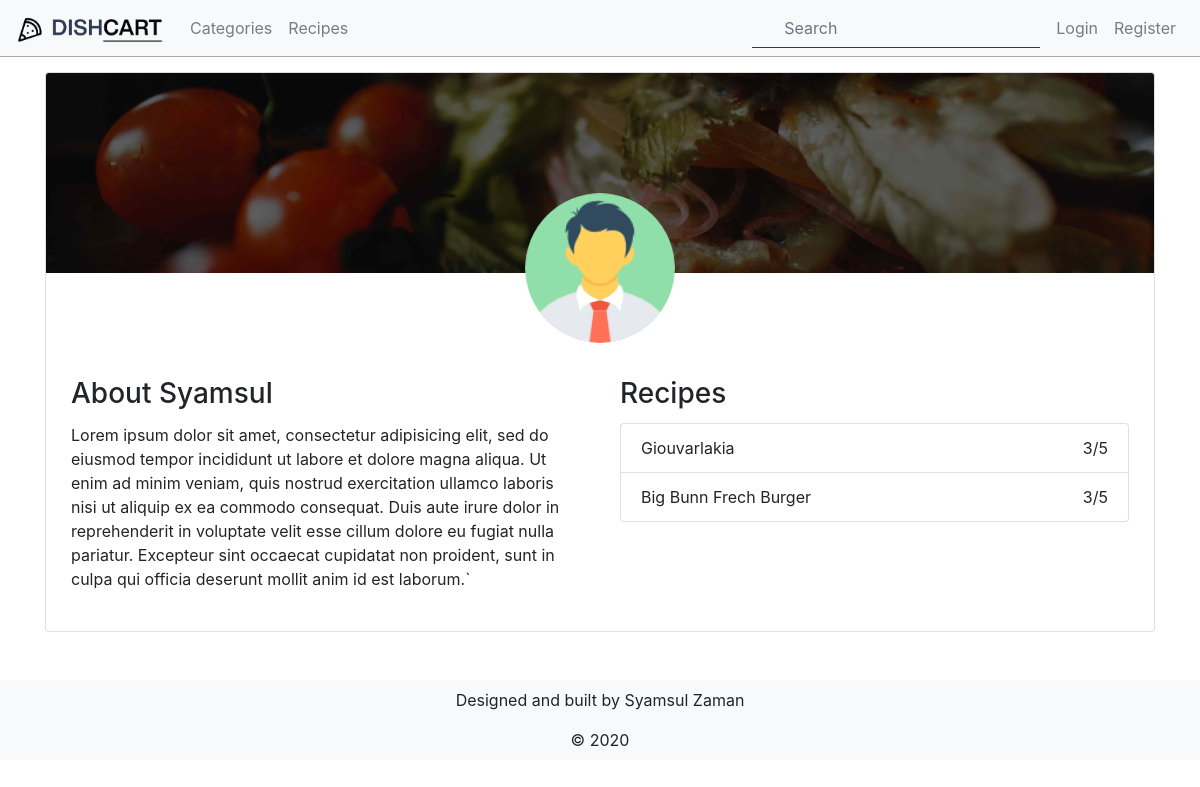
Page /user/detail/2 on the committed database.
### tables this page shows
CREATE TABLE `users` (
  `id` int(11) NOT NULL,
  `username` varchar(150) NOT NULL,
  `first_name` varchar(150) NOT NULL,
  `last_name` varchar(150) NOT NULL,
  `email` varchar(150) NOT NULL,
  `password` varchar(150) NOT NULL,
  `access_control_level` text DEFAULT NULL,
  `profile_picture` varchar(50) NOT NULL DEFAULT 'default.png',
  `cover_picture` varchar(150) DEFAULT 'default-cover.jpg',
  `about` text DEFAULT NULL,
  `deleted` int(11) DEFAULT 0,
  `created_at` date NOT NULL DEFAULT current_timestamp(),
  `updated_at` date NOT NULL DEFAULT current_timestamp()
);

CREATE TABLE `recipes` (
  `id` int(11) NOT NULL,
  `image` varchar(50) NOT NULL DEFAULT 'default-recipe.jpg',
  `name` varchar(150) NOT NULL,
  `user_id` int(11) NOT NULL,
  `category` varchar(20) NOT NULL,
  `instruction` text NOT NULL,
  `created_at` date NOT NULL DEFAULT current_timestamp(),
  `updated_at` date NOT NULL DEFAULT current_timestamp()
);

### app/controllers/UserController.php (called while the page is built, shortened)
<?php
class UserController extends Controller {
  public function detailAction($id) {
    $user = $this->UsersModel->getUserInfo($id);
    $this->view->user = $user;
  	$this->view->render('user/detail');
  }
}
?>

### index.php (called while the page is built, shortened)
<?php
	$url = isset($_SERVER['PATH_INFO']) ? explode('/', ltrim($_SERVER["PATH_INFO"], "/")) : [];
  Router::route($url);
 ?>

### core/Database.php (called while the page is built, shortened)
<?php
class Database {
	private $_pdo, $_query, $_error = false, $_result, $_count = 0, $_lastInsertID = null;
	private function __construct() {
		try {
			$this->_pdo = new PDO('mysql:host='.DB_HOST.';dbname='.DB_NAME.';',DB_USERNAME, DB_PASSWORD);
			$this->_pdo->setAttribute(PDO::ATTR_ERRMODE, PDO::ERRMODE_EXCEPTION);
			$this->_pdo->setAttribute(PDO::ATTR_EMULATE_PREPARES, false);
		} catch (PDOException $e) {
			die($e->getMessage());
		}
	}
  public function query($sql, $params = [], $class = []) {
    if ($this->_query = $this->_pdo->prepare($sql)) {
      if ($this->_query->execute()) {
      	if ($class) {
          $this->_result = $this->_query->fetchAll(PDO::FETCH_CLASS, $class);
      	} else {
	        $this->_result = $this->_query->fetchAll(PDO::FETCH_OBJ);
      	}
      } else {
        $this->_error = true;
      }
    }
    return $this;
  }
}
?>

### core/Model.php (called while the page is built, shortened)
<?php
class Model {
	protected $_db, $_table, $_modelName, $_softDelete = false, $_validates = true, $_validationErrors = [];
	public function __construct($table) {
		$this->_db = Database::getInstance();
	}
  public function query($sql, $bind = []) {
  	return $this->_db->query($sql, $bind);
  }
}
?>

### app/models/Users.php (called while the page is built, shortened)
<?php
	class Users extends Model {
    public function getUserInfo($id) {
      $sql = "
      SELECT
        users.*,
        recipes.*
      FROM
        users
      LEFT JOIN recipes ON recipes.user_id = users.id
      WHERE users.id = ". $id . "";
      return $this->query($sql)->results();
    }
	}
 ?>

### app/views/user/detail.php (the view, shortened to what this page needs)
<section id="chef-detail" class="">
  <div class="card chef-detail-card position-relative">
    <img class="card-img-top profile-cover-picture position-relative mb-5" src="<?= PROJECT_ROOT; ?>uploads/<?= $this->user[0]->cover_picture; ?>" alt="">
    <img class="profile-picture position-absolute" alt="" src="<?= PROJECT_ROOT; ?>uploads/<?= $this->user[0]->profile_picture; ?>" >
    <div class="card-body position-relative row mt-3">
      <div class="card-body col-xs-12 col-md-6">
      <h3 class="card-title">About <?= $this->user[0]->first_name; ?></h3>
        <p class="card-text">
           <?= $this->user[0]->about; ?>`
        </p>
      </div>
      <div class="card-body col-xs-12 col-md-6">
        <h3 class="card-title">Recipes</h3>
          <ul class="list-group">
          <?php foreach($this->user as $user_recipe): ?>
            <li class="list-group-item d-flex justify-content-between align-items-center">
              <?= $user_recipe->name; ?>
                <div class="d-flex align-items-center">
                  <span class="ml-2">3/5</span>
                </div>
            </li>
           <?php endforeach; ?>
          </ul>
      </div>
      </div>
    </div>
  </div>

### public/css/app.css (style rules this page uses)
:root { --softWhite: #fff; --darkGray: gray; }
* { margin:0; padding:0; }
html { height: 100%; }
body { background-color: var(--softWhite); display: flex; flex-direction: column; min-height: 100%; }
.profile-cover-picture { filter: brightness(40%); }
.profile-picture { width:150px; height:150px; padding:0; margin:0 auto; left:0; right:0; top:120px; bottom:0; border-radius: 50%; object-fit:cover; }
.chef-detail-card { position:relative; }
.card-img-top { max-height: 200px; object-fit: cover; }

### rows in the picture
users: cover_picture (placeholder picture), profile_picture (placeholder picture), first_name "Syamsul", about "Lorem ipsum dolor sit amet, consectetur adipisicing elit, sed do eiusmod tempor incididunt ut labore et dolore magna aliqua. Ut enim ad minim veniam, quis nostrud exercitation ullamco laboris nisi ut aliquip ex ea commodo consequat. Duis aute irure dolor in reprehenderit in voluptate velit esse cillum dolore eu fugiat nulla pariatur. Excepteur sint occaecat cupidatat non proident, sunt in culpa qui officia deserunt mollit anim id est laborum."
recipes: name "Giouvarlakia"
recipes: name "Big Bunn Frech Burger"
